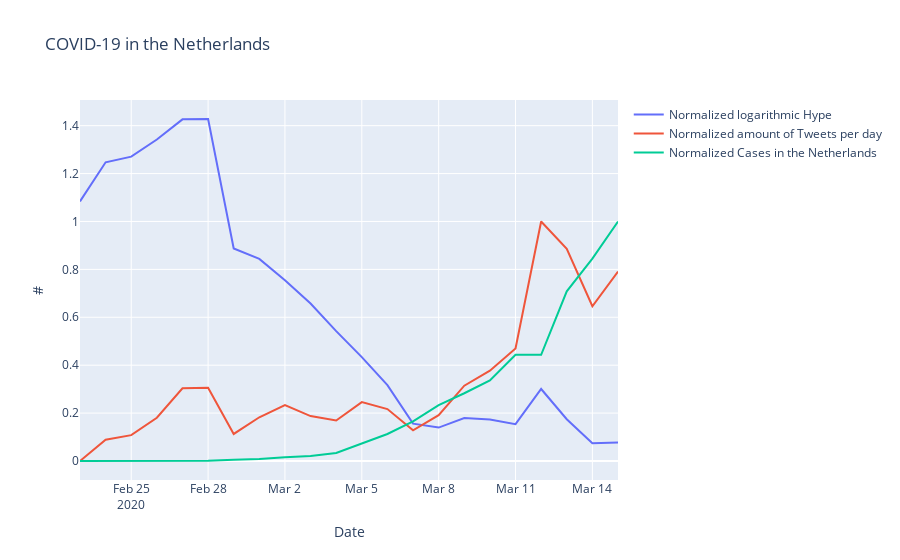

The notebook cell saved with this chart:
### Code cell
Time = TweetsPerDayNormalized["date"].to_list()
HypeNetherlands = HypeDflogNorm.hypeNLLog.to_list()
TweetsNorm = TweetsPerDayNormalized.tweets.to_list()
EucasesNorm = CasesNorm.Netherlands.to_list()
fig = go.Figure()
fig.add_trace(go.Line(x=Time, y=HypeNetherlands, name="Normalized logarithmic Hype"))
fig.add_trace(go.Line(x=Time, y=TweetsNorm, name="Normalized amount of Tweets per day"))
fig.add_trace(go.Line(x=Time, y=EucasesNorm, name="Normalized Cases in the Netherlands"))
fig.update_layout(
    title="COVID-19 in the Netherlands",
    xaxis_title="Date",
    yaxis_title="#"
    )
fig.show()

### Figure 1 — Plotly figure (JSON) as saved in the notebook; plotly's stock layout.template omitted (floating-point values rounded to 4 significant figures)
{"data": [{"name": "Normalized logarithmic Hype", "type": "scatter", "x": ["2020-02-23", "2020-02-24", "2020-02-25", "2020-02-26", "2020-02-27", "2020-02-28", "2020-02-29", "2020-03-01", "2020-03-02", "2020-03-03", "2020-03-04", "2020-03-05", "2020-03-06", "2020-03-07", "2020-03-08", "2020-03-09", "2020-03-10", "2020-03-11", "2020-03-12", "2020-03-13", "2020-03-14", "2020-03-15"], "y": [1.084, 1.247, 1.271, 1.342, 1.426, 1.428, 0.8874, 0.8438, 0.7547, 0.6578, 0.5422, 0.4338, 0.3169, 0.156, 0.1395, 0.1792, 0.1735, 0.1539, 0.3007, 0.1745, 0.07423, 0.07717]}, {"name": "Normalized amount of Tweets per day", "type": "scatter", "x": ["2020-02-23", "2020-02-24", "2020-02-25", "2020-02-26", "2020-02-27", "2020-02-28", "2020-02-29", "2020-03-01", "2020-03-02", "2020-03-03", "2020-03-04", "2020-03-05", "2020-03-06", "2020-03-07", "2020-03-08", "2020-03-09", "2020-03-10", "2020-03-11", "2020-03-12", "2020-03-13", "2020-03-14", "2020-03-15"], "y": [0, 0.08862, 0.1079, 0.1805, 0.3035, 0.3062, 0.1129, 0.1826, 0.2334, 0.1876, 0.1689, 0.2457, 0.2168, 0.1281, 0.1916, 0.3145, 0.3772, 0.4699, 1, 0.8856, 0.646, 0.7907]}, {"name": "Normalized Cases in the Netherlands", "type": "scatter", "x": ["2020-02-23", "2020-02-24", "2020-02-25", "2020-02-26", "2020-02-27", "2020-02-28", "2020-02-29", "2020-03-01", "2020-03-02", "2020-03-03", "2020-03-04", "2020-03-05", "2020-03-06", "2020-03-07", "2020-03-08", "2020-03-09", "2020-03-10", "2020-03-11", "2020-03-12", "2020-03-13", "2020-03-14", "2020-03-15"], "y": [0, 0, 0, 0, 0.0008811, 0.0008811, 0.005286, 0.008811, 0.01586, 0.02115, 0.03348, 0.07225, 0.1128, 0.1656, 0.2335, 0.2828, 0.3366, 0.4432, 0.4432, 0.7084, 0.8449, 1]}], "layout": {"title": {"text": "COVID-19 in the Netherlands"}, "xaxis": {"title": {"text": "Date"}}, "yaxis": {"title": {"text": "#"}}}}
